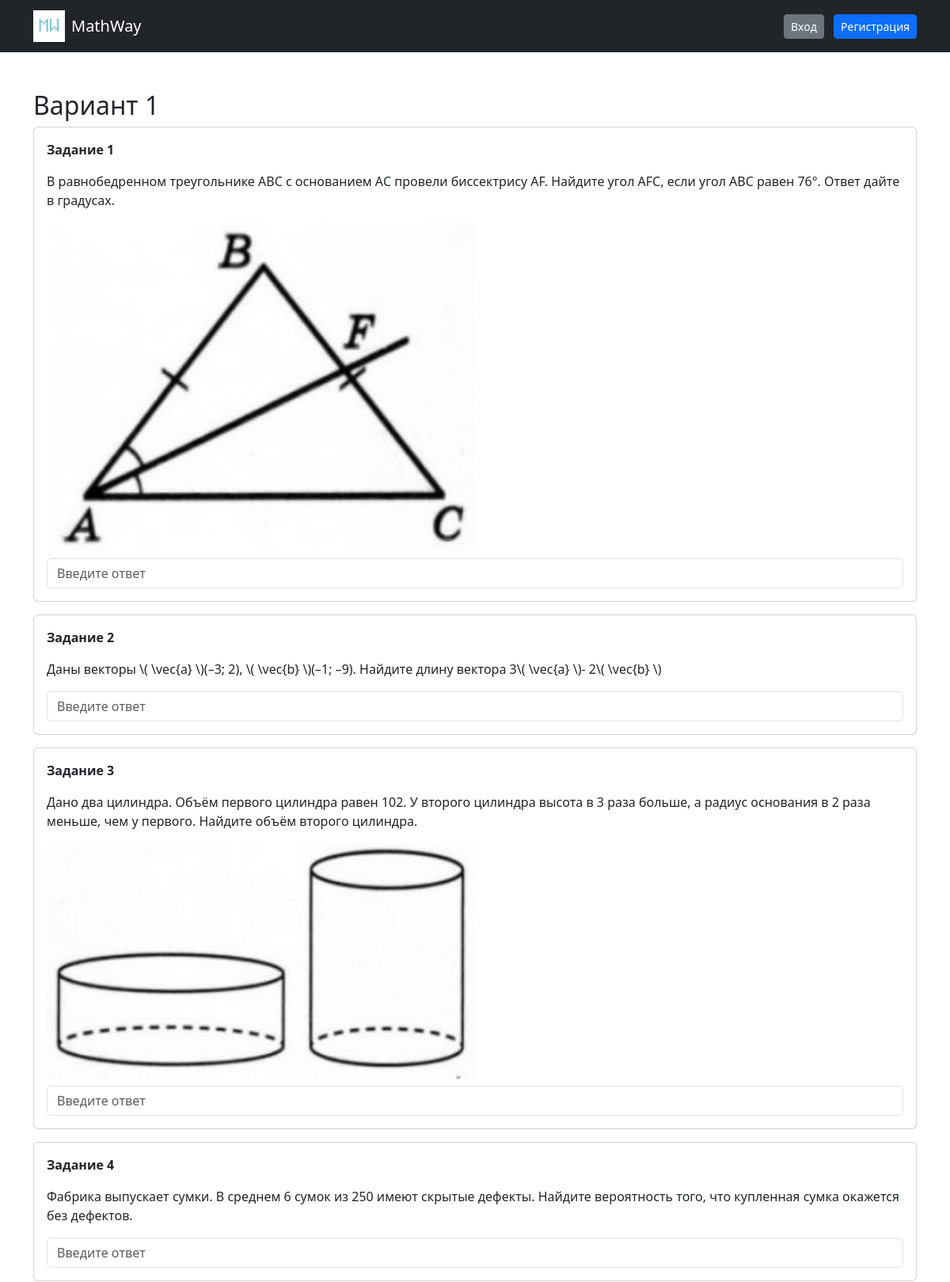
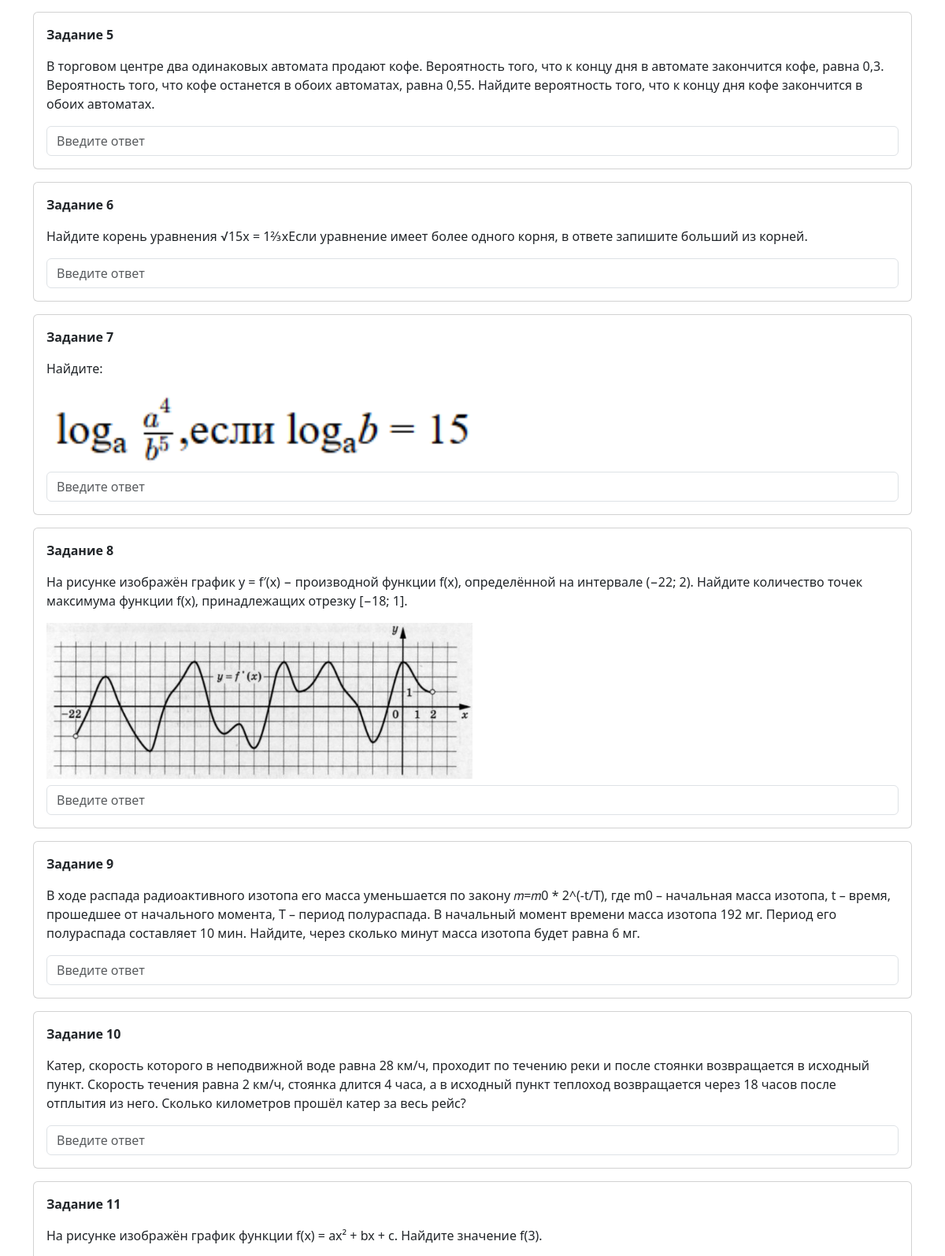
Screenshot of /variant/1 (upper part) with the database file from the repository (2 pictures, top to bottom).
### models.py (models this page shows)
class Task(db.Model):
    id = db.Column(db.Integer, primary_key=True)
    question = db.Column(db.Text, nullable=False)
    answer = db.Column(db.String(100), nullable=False)
    topic = db.Column(db.String(10), nullable=False)
    image_url = db.Column(db.String(255))

### main.py (the view)
@app.route('/variant/<int:var_num>')
def variant(var_num):
    tasks = []
    for i in range(1, 13):
        tasks_topic = Task.query.filter_by(topic=i).order_by(Task.id).all()
        idx = (var_num - 1) % len(tasks_topic)
        task = tasks_topic[idx]
        tasks.append(task)
    return render_template('variant.html', tasks=tasks, var_num=var_num)

### templates/variant.html (shortened to what this page needs)
{% extends "base.html" %}
{% block content %}
<h2>Вариант {{ var_num }}</h2>
<form method="POST" action="/check_variant/{{ var_num }}">
    {% for task in tasks %}
    <div class="card p-3 mb-3">
        <p><b>Задание {{ loop.index }}</b></p>
        <p>{{ task.question }}</p>
        {% if task.image_url and task.image_url|trim and task.image_url != 'images/2/none.png' %}
        <img src="{{ url_for('static', filename=task.image_url) }}" class="img-fluid w-50 mb-2">
        {% endif %}
        <input type="text"
               name="answer_{{ task.id }}"
               class="form-control"
               placeholder="Введите ответ"
        >
    </div>
    {% endfor %}
</form>
{% endblock %}

### templates/base.html (shortened to what this page needs)
<!DOCTYPE html>
<html>
<head>
    <link href="https://cdn.jsdelivr.net/npm/bootstrap@5.3.0/dist/css/bootstrap.min.css" rel="stylesheet">
</head>
<body>
<nav class="navbar navbar-dark bg-dark">
    <div class="container">
        <a class="navbar-brand d-flex align-items-center" href="/">
    <img src="{{ url_for('static', filename='images/logo.png') }}"
         alt="logo"
         height="40"
         class="me-2">
            MathWay
        </a>
        <div>
            {% if current_user.is_authenticated %}
                <span class="text-white me-3">
                    {{ current_user.username }}
                </span>
                <a href="/logout" class="btn btn-danger btn-sm">Выйти</a>
                <a href="/profile" class="btn btn-primary btn-sm">Профиль</a>
            {% else %}
                <a href="/login" class="btn btn-secondary btn-sm me-2">Вход</a>
                <a href="/register" class="btn btn-primary btn-sm">Регистрация</a>
            {% endif %}
        </div>
    </div>
</nav>
<div class="container mt-5">
    {% block content %}{% endblock %}
</div>
</body>
</html>

### rows the page displays
Task: question "В равнобедренном треугольнике АВС с основанием АС провели биссектрису AF. Найдите угол AFС, если угол ABC равен 76°. Ответ дайте в градусах.", image_url (picture)
Task: question "Даны векторы \\( \\vec{a} \\)(–3; 2), \\( \\vec{b} \\)(–1; –9). Найдите длину вектора 3\\( \\vec{a} \\)- 2\\( \\vec{b} \\)"
Task: question "Дано два цилиндра. Объём первого цилиндра равен 102. У второго цилиндра высота в 3 раза больше, а радиус основания в 2 раза меньше, чем у первого. Найдите объём второго цилиндра.", image_url (picture)
Task: question "Фабрика выпускает сумки. В среднем 6 сумок из 250 имеют скрытые дефекты. Найдите вероятность того, что купленная сумка окажется без дефектов."
Task: question "В торговом центре два одинаковых автомата продают кофе. Вероятность того, что к концу дня в автомате закончится кофе, равна 0,3. Вероятность того, что кофе останется в обоих автоматах, равна 0,55. Найдите вероятность того, что к концу дня кофе закончится в обоих автоматах."
Task: question "Найдите корень уравнения √15x = 1⅔xЕсли уравнение имеет более одного корня, в ответе запишите больший из корней."
Task: question "Найдите:", image_url (picture)
Task: question "На рисунке изображён график y = f′(x) − производной функции f(x), определённой на интервале (−22; 2). Найдите количество точек максимума функции f(x), принадлежащих отрезку [−18; 1].", image_url (picture)
Task: question "В ходе распада радиоактивного изотопа его масса уменьшается по закону 𝑚=𝑚0 * 2^(-t/T), где m0 – начальная масса изотопа, t – время, прошедшее от начального момента, Т – период полураспада. В начальный момент времени масса изотопа 192 мг. Период его полураспада составляет 10 мин. Найдите, через сколько минут масса изотопа будет равна 6 мг."
Task: question "Катер, скорость которого в неподвижной воде равна 28 км/ч, проходит по течению реки и после стоянки возвращается в исходный пункт. Скорость течения равна 2 км/ч, стоянка длится 4 часа, а в исходный пункт теплоход возвращается через 18 часов после отплытия из него. Сколько километров прошёл катер за весь рейс?"
Task: question "На рисунке изображён график функции f(x) = ax² + bx + c. Найдите значение f(3)."

### other values shown
{{ var_num }} "1"
